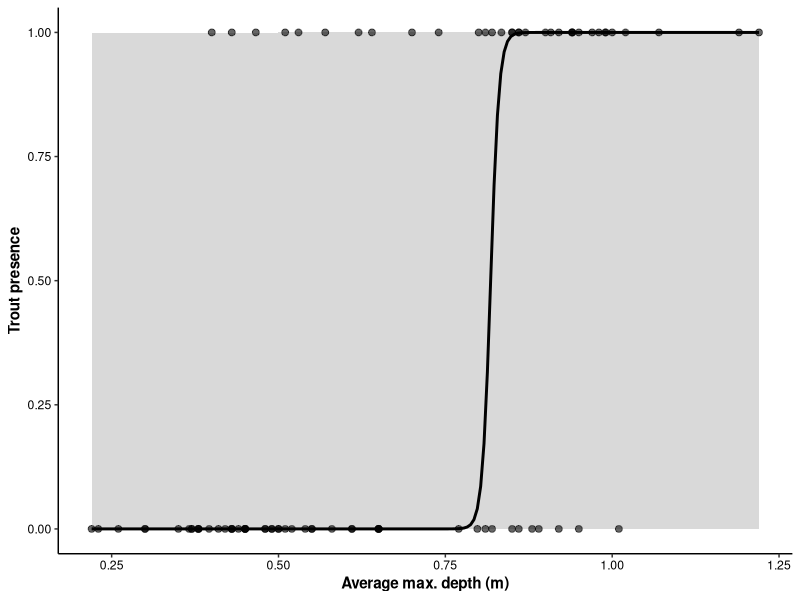
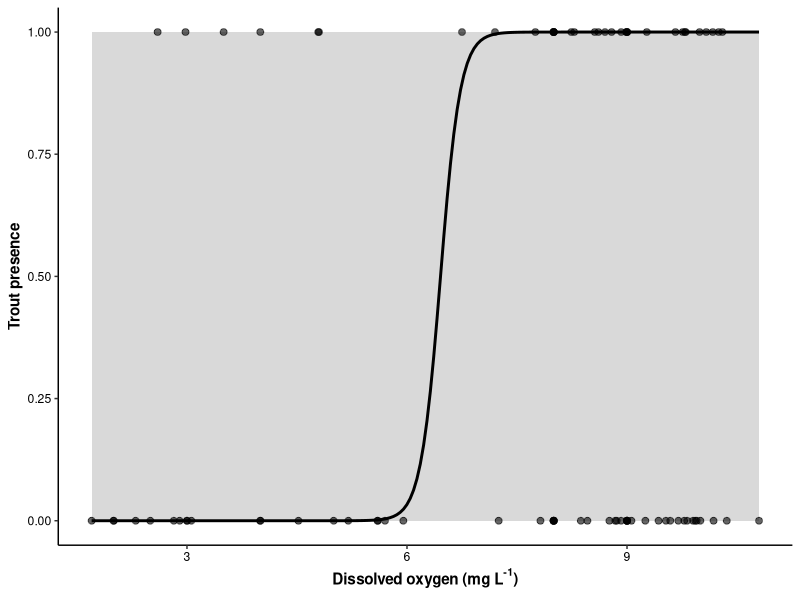

These figures' R source, in order:
# Cooper SD, Wiseman SW, DiFiore BP, Klose K. Trout and invertebrate assemblages in stream pools through wildfire and drought. 
# Freshwater Biology. 2024 Feb;69(2):300-20. https://doi.org/10.1111/fwb.14212
# Used empirical data from Dryad https://datadryad.org/dataset/doi:10.5061/dryad.h70rxwdqq

# Code generated with Gemini 3.1 Pro on 6/18/26 using a custom GEM 'SRF Data Extraction' by AH Fullerton
# Lots of back and forth conversation testing approaches and fixing errors.
# The confidence bands don't work well and Gemini's suggestion to use glmmTMB as in the original publication did not work well either (see end of script).

# Load necessary libraries
library(ggplot2)
library(dplyr)
library(readr)
library(lme4)

# ---------------------------------------------------------
# 1. Read Empirical Data
# ---------------------------------------------------------
data_emp <- read_csv("data/Cooper_2024_data_raw.csv")

# ---------------------------------------------------------
# 2. Scale Variables and Fit the Model
# ---------------------------------------------------------
# Calculate means and standard deviations for scaling
mean_depth <- mean(data_emp$depth, na.rm = TRUE)
sd_depth <- sd(data_emp$depth, na.rm = TRUE)

mean_do <- mean(data_emp$DO, na.rm = TRUE)
sd_do <- sd(data_emp$DO, na.rm = TRUE)

# Create scaled versions of the predictors
data_emp$depth_s <- (data_emp$depth - mean_depth) / sd_depth
data_emp$DO_s <- (data_emp$DO - mean_do) / sd_do

# Fit the model using scaled variables and bypass the overly strict derivative check
model_full <- glmer(trout ~ depth_s + DO_s + (1 | reach) + (1 | year), 
                    data = data_emp, 
                    family = binomial(link = "logit"),
                    control = glmerControl(optimizer = "bobyqa", 
                                           optCtrl = list(maxfun = 100000),
                                           calc.derivs = FALSE))

# Calculate the constants for predictions in their ORIGINAL units
q75_depth <- quantile(data_emp$depth, probs = 0.75, na.rm = TRUE)

# Helper function for inverse logit transformation
inv_logit <- function(x) { exp(x) / (1 + exp(x)) }


# ---------------------------------------------------------
# 3. Generate Predictions and 95% CIs (Population-Level)
# ---------------------------------------------------------
get_fixed_preds <- function(model, newdata) {
  # Extract the fixed-effects formula and remove the response variable (LHS)
  fixed_formula <- formula(model, fixed.only = TRUE)
  rhs_formula <- fixed_formula[-2]
  
  # Create the design matrix for fixed effects from the scaled new data
  X_mat <- model.matrix(rhs_formula, data = newdata)
  
  # Calculate linear predictor (link scale)
  fit_link <- X_mat %*% fixef(model)
  
  # Calculate standard errors based on variance-covariance matrix
  se_link <- sqrt(diag(X_mat %*% vcov(model) %*% t(X_mat)))
  
  # Transform back to probability scale
  newdata$response.y <- as.vector(inv_logit(fit_link))
  newdata$lower.limit <- as.vector(inv_logit(fit_link - 1.96 * se_link))
  newdata$upper.limit <- as.vector(inv_logit(fit_link + 1.96 * se_link))
  
  return(newdata)
}

# --- Predict for Depth ---
# Hold DO at its original mean, vary depth across its original range
pred_depth <- data.frame(
  depth = seq(min(data_emp$depth, na.rm = TRUE), max(data_emp$depth, na.rm = TRUE), length.out = 200),
  DO = mean_do
)
# Apply the exact same scaling to the prediction data so the model understands it
pred_depth$depth_s <- (pred_depth$depth - mean_depth) / sd_depth
pred_depth$DO_s <- (pred_depth$DO - mean_do) / sd_do

pred_depth <- get_fixed_preds(model_full, pred_depth)


# --- Predict for DO ---
# Hold depth at its original 75th percentile, vary DO across its original range
pred_do <- data.frame(
  DO = seq(min(data_emp$DO, na.rm = TRUE), max(data_emp$DO, na.rm = TRUE), length.out = 200),
  depth = q75_depth
)
# Apply the scaling to the prediction data
pred_do$depth_s <- (pred_do$depth - mean_depth) / sd_depth
pred_do$DO_s <- (pred_do$DO - mean_do) / sd_do

pred_do <- get_fixed_preds(model_full, pred_do)


# ---------------------------------------------------------
# 4. Recreate Figures
# ---------------------------------------------------------
# Figure 3a (Depth)
fig3a <- ggplot() +
  geom_ribbon(data = pred_depth, aes(x = depth, ymin = lower.limit, ymax = upper.limit), 
              fill = "grey70", alpha = 0.5) +
  geom_line(data = pred_depth, aes(x = depth, y = response.y), color = "black", linewidth = 1) +
  geom_point(data = data_emp, aes(x = depth, y = trout), 
             color = "black", size = 2, alpha = 0.6) +
  scale_y_continuous(limits = c(0, 1), breaks = seq(0, 1, 0.25)) +
  labs(x = "Average max. depth (m)", y = "Trout presence") +
  theme_classic() +
  theme(axis.text = element_text(color = "black"),
        axis.title = element_text(color = "black", face = "bold"))

# Figure 3b (Dissolved Oxygen)
fig3b <- ggplot() +
  geom_ribbon(data = pred_do, aes(x = DO, ymin = lower.limit, ymax = upper.limit), 
              fill = "grey70", alpha = 0.5) +
  geom_line(data = pred_do, aes(x = DO, y = response.y), color = "black", linewidth = 1) +
  geom_point(data = data_emp, aes(x = DO, y = trout), 
             color = "black", size = 2, alpha = 0.6) +
  scale_y_continuous(limits = c(0, 1), breaks = seq(0, 1, 0.25)) +
  scale_x_continuous(breaks = c(3, 6, 9)) +
  labs(x = expression(bold(paste("Dissolved oxygen (mg L"^"-1", ")"))), 
       y = "Trout presence") +
  theme_classic() +
  theme(axis.text = element_text(color = "black"),
        axis.title = element_text(color = "black", face = "bold"))

print(fig3a)
print(fig3b)


# ---------------------------------------------------------
# 5. Format Output Data to the Extracted Data Schema
# ---------------------------------------------------------
# Note: We export the UNSCALED 'depth' and 'DO' for stressor.x
ext_depth <- pred_depth %>%
  mutate(
    curve.id = "curve_depth",
    stressor.label = "Depth",
    stressor.x = round(depth, 4),
    units.x = "m",
    response.label = "Trout presence probability",
    response.y = round(response.y, 4),
    units.y = "proportion",
    plot.type = "curve",
    sd = NA,
    stressor.value = paste0("DO held at mean: ", round(mean_do, 2), " mg/L"),
    lower.limit = round(lower.limit, 4),
    upper.limit = round(upper.limit, 4)
  ) %>%
  select(curve.id, stressor.label, stressor.x, units.x, response.label, 
         response.y, units.y, stressor.value, lower.limit, upper.limit, sd, plot.type)

ext_do <- pred_do %>%
  mutate(
    curve.id = "curve_do",
    stressor.label = "DO",
    stressor.x = round(DO, 4),
    units.x = "mg/L",
    response.label = "Trout presence probability",
    response.y = round(response.y, 4),
    units.y = "proportion",
    plot.type = "curve",
    sd = NA,
    stressor.value = paste0("Depth held at upper 3rd quartile: ", round(q75_depth, 2), " m"),
    lower.limit = round(lower.limit, 4),
    upper.limit = round(upper.limit, 4)
  ) %>%
  select(curve.id, stressor.label, stressor.x, units.x, response.label, 
         response.y, units.y, stressor.value, lower.limit, upper.limit, sd, plot.type)

final_extracted_data <- bind_rows(ext_depth, ext_do)

write_csv(final_extracted_data, "data/Cooper_2024_data.csv")


# Gemini explanation about confidence band failure:
# When a logistic regression has near-perfect separation (meaning a certain depth or DO level almost perfectly cleanly divides where trout 
# are present versus absent), the maximum likelihood estimates become very large. In the lme4 package, the variance-covariance matrix (vcov) 
# gets inflated exponentially as a mathematical artifact of the flat likelihood surface. When we calculated the standard errors using that matrix, 
# they blew up, meaning your 95% confidence intervals on the logit scale likely spanned from -50 to +50. When back-transformed to probabilities, 
# that becomes 0 to 1 everywhere, creating a massive, screen-filling grey box.
# Suggestion was to use glmmTMB package, but the script it generated failed to reproduce results. Abandoned.
